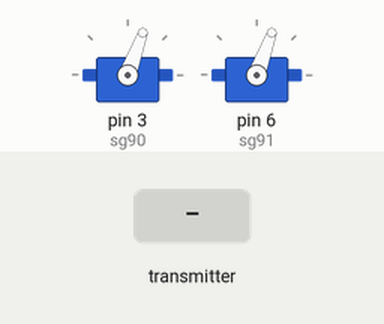
The sketch below on a simulated Arduino Uno, built with avr-gcc and run on an emulated ATmega328P. On the bench: 2 × servo. Inputs (shaded band) come from the test bench. No radio packets arrive unless stated.

Above: at 1.2 s.
1.3 s: the transmitter starts sending mesaj.0 = 0
At 2.3 s:
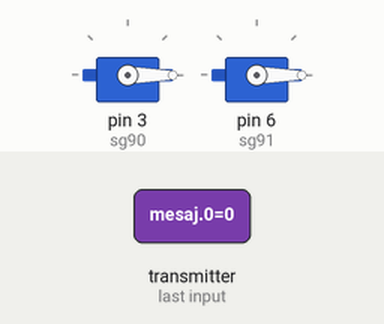
2.8 s: the transmitter starts sending mesaj.1 = 256
At 3.4 s:
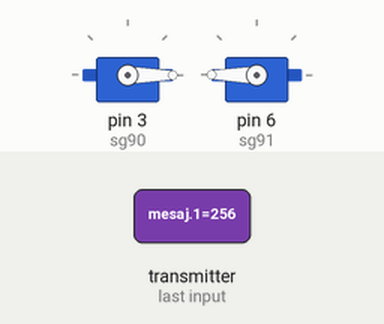
4.3 s: the transmitter starts sending mesaj.0 = 256
At 5.4 s:
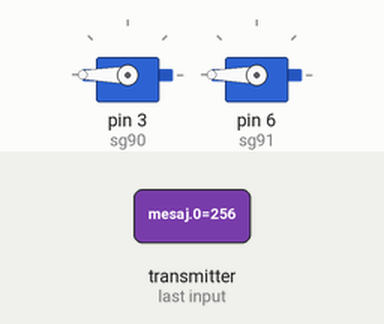
5.8 s: the transmitter starts sending mesaj.1 = 0
At 6.9 s:
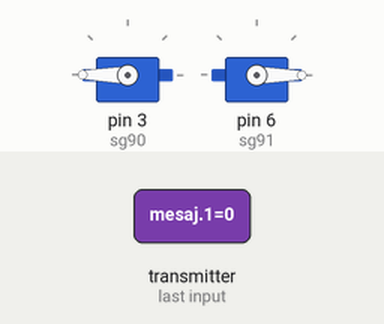
7.3 s: the transmitter starts sending mesaj.0 = 1023
At 7.7 s:
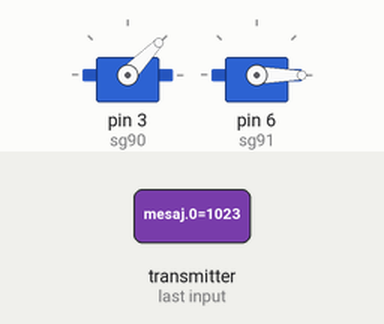
8.8 s: the transmitter starts sending mesaj.1 = 1023
At 9.2 s:
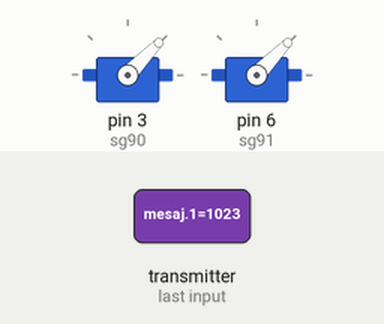
Timing chart, 0 to 11.3 s (numbered marks = the images above; inputs shaded):
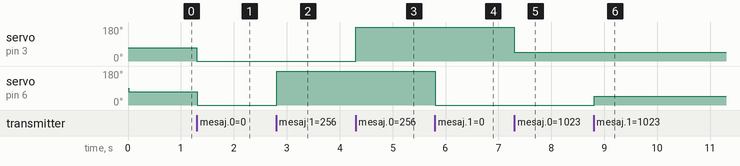

The sketch:

reciver_module.ino
```cpp
#include <Servo.h>

#include <SPI.h>
#include <nRF24L01.h>
#include <RF24.h>

Servo sg90;
Servo sg91;

        //Modül ile ilgili kütüphaneleri ekliyoruz
int mesaj[2];
RF24 alici(7,8);
const uint64_t kanal = 0xE8E8F0F0E1LL;
int yatay_sayac=70;
int dikey_sayac=70;

unsigned long eskizaman=0;
unsigned long yenizaman;
void setup() {

 // put your setup code here, to run once:
Serial.begin(38400);
 sg90.attach(3);
 sg91.attach(6);
 alici.begin();
  sg90.write(yatay_sayac);
  delay(10);
  sg91.write(dikey_sayac);
  delay(10);
 alici.openReadingPipe(1,kanal);
 alici.startListening();
}

void loop() {
  // put your main code here, to run repeatedly:

if (alici.available())
 {
    alici.read(&mesaj, sizeof(mesaj) );
//    Serial.print(mesaj[0]);
//    Serial.print("/t/t");
//    Serial.println(mesaj[1]);
    sg90.write(mesaj[0]);
    delay(10);
    sg91.write(mesaj[1]);
    delay(10);
 }


}
```

Measured:
- after the input at 1.3 s, servo on pin 3 (sg90), servo on pin 6 (sg91): 70° → 0° at once
- after the input at 2.8 s, servo on pin 6 (sg91): 0° → 180° at once
- after the input at 4.3 s, servo on pin 3 (sg90): 0° → 180° at once
- after the input at 5.8 s, servo on pin 6 (sg91): 180° → 0° at once
- after the input at 7.3 s, servo on pin 3 (sg90): 180° → 46° at once
- after the input at 8.8 s, servo on pin 6 (sg91): 0° → 46° at once
